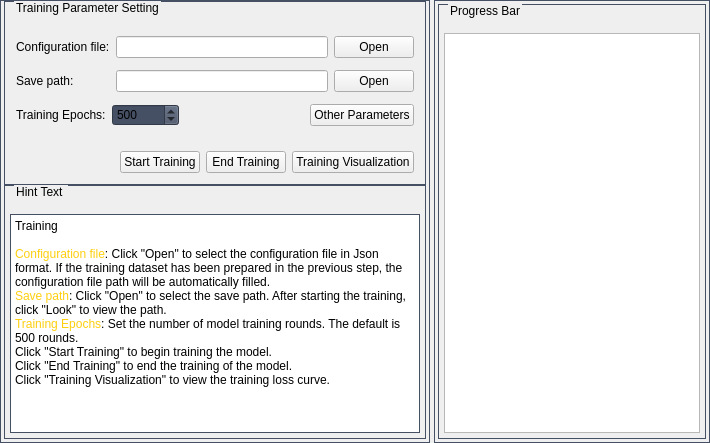
       <widget class="QWidget" name="TrainPage">
        <property name="styleSheet">
         <string notr="true"/>
        </property>
        <layout class="QHBoxLayout" name="horizontalLayout_5">
         <property name="leftMargin">
          <number>0</number>
         </property>
         <property name="topMargin">
          <number>0</number>
         </property>
         <property name="rightMargin">
          <number>0</number>
         </property>
         <property name="bottomMargin">
          <number>0</number>
         </property>
         <item>
          <layout class="QHBoxLayout" name="Train_horizontalLayout">
           <property name="spacing">
            <number>4</number>
           </property>
           <item>
            <widget class="QFrame" name="TrainWidget">
             <property name="sizePolicy">
              <sizepolicy hsizetype="Expanding" vsizetype="Expanding">
               <horstretch>1</horstretch>
               <verstretch>0</verstretch>
              </sizepolicy>
             </property>
             <property name="minimumSize">
              <size>
               <width>430</width>
               <height>0</height>
              </size>
             </property>
             <property name="styleSheet">
              <string notr="true">QWidget#TrainWidget {
	border: 1px solid rgb(70,80,100);
}</string>
             </property>
             <property name="frameShape">
              <enum>QFrame::StyledPanel</enum>
             </property>
             <property name="frameShadow">
              <enum>QFrame::Raised</enum>
             </property>
             <layout class="QVBoxLayout" name="verticalLayout_5">
              <property name="leftMargin">
               <number>0</number>
              </property>
              <property name="topMargin">
               <number>0</number>
              </property>
              <property name="rightMargin">
               <number>0</number>
              </property>
              <property name="bottomMargin">
               <number>0</number>
              </property>
              <item>
               <layout class="QVBoxLayout" name="Train_verticalLayout">
                <property name="spacing">
                 <number>0</number>
                </property>
                <item>
                 <widget class="QWidget" name="train_func_widget" native="true">
                  <property name="sizePolicy">
                   <sizepolicy hsizetype="Expanding" vsizetype="Expanding">
                    <horstretch>0</horstretch>
                    <verstretch>5</verstretch>
                   </sizepolicy>
                  </property>
                  <layout class="QVBoxLayout" name="verticalLayout_35">
                   <property name="leftMargin">
                    <number>3</number>
                   </property>
                   <property name="topMargin">
                    <number>0</number>
                   </property>
                   <property name="rightMargin">
                    <number>3</number>
                   </property>
                   <property name="bottomMargin">
                    <number>0</number>
                   </property>
                   <item>
                    <widget class="QGroupBox" name="train_func_groupBox">
                     <property name="minimumSize">
                      <size>
                       <width>0</width>
                       <height>0</height>
                      </size>
                     </property>
                     <property name="styleSheet">
                      <string notr="true">QGroupBox#train_func_groupBox
{
	border: 1px solid rgb(70,80,100);
	margin-top: 3.0ex;
}
QGroupBox#train_func_groupBox::title
{
	subcontrol-origin:margin;
	left: 10px;
}</string>
                     </property>
                     <property name="title">
                      <string>Training Parameter Setting</string>
                     </property>
                     <layout class="QVBoxLayout" name="verticalLayout_36">
                      <property name="leftMargin">
                       <number>3</number>
                      </property>
                      <property name="topMargin">
                       <number>9</number>
                      </property>
                      <property name="rightMargin">
                       <number>3</number>
                      </property>
                      <property name="bottomMargin">
                       <number>3</number>
                      </property>
                      <item>
                       <layout class="QVBoxLayout" name="verticalLayout_6">
                        <property name="leftMargin">
                         <number>3</number>
                        </property>
                        <property name="topMargin">
                         <number>3</number>
                        </property>
                        <property name="rightMargin">
                         <number>3</number>
                        </property>
                        <property name="bottomMargin">
                         <number>3</number>
                        </property>
                        <item>
                         <layout class="QGridLayout" name="gridLayout_7">
                          <property name="leftMargin">
                           <number>3</number>
                          </property>
                          <property name="topMargin">
                           <number>3</number>
                          </property>
                          <property name="rightMargin">
                           <number>3</number>
                          </property>
                          <property name="bottomMargin">
                           <number>3</number>
                          </property>
                          <property name="verticalSpacing">
                           <number>12</number>
                          </property>
                          <item row="1" column="0">
                           <widget class="QLabel" name="label_16">
                            <property name="text">
                             <string>Save path:</string>
                            </property>
                           </widget>
                          </item>
                          <item row="0" column="0">
                           <widget class="QLabel" name="label_3">
                            <property name="text">
                             <string>Configuration file:</string>
                            </property>
                           </widget>
                          </item>
                          <item row="0" column="1">
                           <widget class="QLineEdit" name="train_cfg_lineEdit"/>
                          </item>
                          <item row="0" column="2">
                           <widget class="QPushButton" name="train_cfg_Button">
                            <property name="text">
                             <string>Open</string>
                            </property>
                           </widget>
                          </item>
                          <item row="1" column="2">
                           <widget class="QPushButton" name="train_save_Button">
                            <property name="text">
                             <string>Open</string>
                            </property>
                           </widget>
                          </item>
                          <item row="1" column="1">
                           <widget class="QLineEdit" name="train_save_lineEdit">
                            <property name="readOnly">
                             <bool>true</bool>
                            </property>
                           </widget>
                          </item>
                         </layout>
                        </item>
                        <item>
                         <layout class="QGridLayout" name="gridLayout_5">
                          <property name="leftMargin">
                           <number>3</number>
                          </property>
                          <property name="topMargin">
                           <number>3</number>
                          </property>
                          <property name="rightMargin">
                           <number>3</number>
                          </property>
                          <property name="bottomMargin">
                           <number>3</number>
                          </property>
                          <property name="verticalSpacing">
                           <number>12</number>
                          </property>
                          <item row="0" column="1">
                           <widget class="QSpinBox" name="epoch_spinBox">
                            <property name="styleSheet">
                             <string notr="true">background-color: rgb(70, 80, 100);</string>
                            </property>
                            <property name="minimum">
                             <number>5</number>
                            </property>
                            <property name="maximum">
                             <number>999999</number>
                            </property>
                            <property name="value">
                             <number>500</number>
                            </property>
                           </widget>
                          </item>
                          <item row="0" column="2">
                           <spacer name="horizontalSpacer_6">
                            <property name="orientation">
                             <enum>Qt::Horizontal</enum>
                            </property>
                            <property name="sizeHint" stdset="0">
                             <size>
                              <width>40</width>
                              <height>20</height>
                             </size>
                            </property>
                           </spacer>
                          </item>
                          <item row="0" column="0">
                           <widget class="QLabel" name="label_4">
                            <property name="text">
                             <string>Training Epochs:</string>
                            </property>
                            <property name="alignment">
                             <set>Qt::AlignLeading|Qt::AlignLeft|Qt::AlignVCenter</set>
                            </property>
                           </widget>
                          </item>
                          <item row="0" column="3">
                           <widget class="QPushButton" name="Param_Button">
                            <property name="text">
                             <string>Other Parameters</string>
                            </property>
                           </widget>
                          </item>
                         </layout>
                        </item>
                        <item>
                         <spacer name="verticalSpacer_3">
                          <property name="orientation">
                           <enum>Qt::Vertical</enum>
                          </property>
                          <property name="sizeHint" stdset="0">
                           <size>
                            <width>20</width>
                            <height>40</height>
                           </size>
                          </property>
                         </spacer>
                        </item>
                        <item>
                         <layout class="QHBoxLayout" name="horizontalLayout_11">
                          <property name="leftMargin">
                           <number>3</number>
                          </property>
                          <property name="topMargin">
                           <number>3</number>
                          </property>
                          <property name="rightMargin">
                           <number>3</number>
                          </property>
                          <property name="bottomMargin">
                           <number>3</number>
                          </property>
                          <item>
                           <spacer name="horizontalSpacer_5">
                            <property name="orientation">
                             <enum>Qt::Horizontal</enum>
                            </property>
                            <property name="sizeHint" stdset="0">
                             <size>
                              <width>40</width>
                              <height>20</height>
                             </size>
                            </property>
                           </spacer>
                          </item>
                          <item>
                           <widget class="QPushButton" name="train_start_Button">
                            <property name="text">
                             <string>Start Training</string>
                            </property>
                           </widget>
                          </item>
                          <item>
                           <widget class="QPushButton" name="train_end_Button">
                            <property name="text">
                             <string>End Training</string>
                            </property>
                           </widget>
                          </item>
                          <item>
                           <widget class="QPushButton" name="train_preview_Button">
                            <property name="text">
                             <string>Training Visualization</string>
                            </property>
                           </widget>
                          </item>
                         </layout>
                        </item>
                       </layout>
                      </item>
                     </layout>
                    </widget>
                   </item>
                  </layout>
                 </widget>
                </item>
                <item>
                 <widget class="QWidget" name="train_info_widget" native="true">
                  <property name="sizePolicy">
                   <sizepolicy hsizetype="Expanding" vsizetype="Expanding">
                    <horstretch>0</horstretch>
                    <verstretch>7</verstretch>
                   </sizepolicy>
                  </property>
                  <layout class="QVBoxLayout" name="verticalLayout_33">
                   <property name="leftMargin">
                    <number>3</number>
                   </property>
                   <property name="topMargin">
                    <number>0</number>
                   </property>
                   <property name="rightMargin">
                    <number>3</number>
                   </property>
                   <property name="bottomMargin">
                    <number>3</number>
                   </property>
                   <item>
                    <widget class="QGroupBox" name="train_info_groupBox">
                     <property name="minimumSize">
                      <size>
                       <width>0</width>
                       <height>0</height>
                      </size>
                     </property>
                     <property name="styleSheet">
                      <string notr="true">QGroupBox#train_info_groupBox
{
	border: 1px solid rgb(70,80,100);
	margin-top: 3.0ex;
}
QGroupBox#train_info_groupBox::title
{
	subcontrol-origin:margin;
	left: 10px;
}</string>
                     </property>
                     <property name="title">
                      <string>Hint Text </string>
                     </property>
                     <layout class="QVBoxLayout" name="verticalLayout_34">
                      <property name="leftMargin">
                       <number>3</number>
                      </property>
                      <property name="topMargin">
                       <number>9</number>
                      </property>
                      <property name="rightMargin">
                       <number>3</number>
                      </property>
                      <property name="bottomMargin">
                       <number>3</number>
                      </property>
                      <item>
                       <layout class="QVBoxLayout" name="verticalLayout_32">
                        <item>
                         <widget class="QTextBrowser" name="train_info_textBrowser">
                          <property name="sizePolicy">
                           <sizepolicy hsizetype="Expanding" vsizetype="Expanding">
                            <horstretch>0</horstretch>
                            <verstretch>0</verstretch>
                           </sizepolicy>
                          </property>
                          <property name="styleSheet">
                           <string notr="true">QTextBrowser#train_info_textBrowser {
	border: 1px solid rgb(70,80,100)
}</string>
                          </property>
                          <property name="html">
                           <string>&lt;!DOCTYPE HTML PUBLIC &quot;-//W3C//DTD HTML 4.0//EN&quot; &quot;http://www.w3.org/TR/REC-html40/strict.dtd&quot;&gt;
&lt;html&gt;&lt;head&gt;&lt;meta name=&quot;qrichtext&quot; content=&quot;1&quot; /&gt;&lt;style type=&quot;text/css&quot;&gt;
p, li { white-space: pre-wrap; }
&lt;/style&gt;&lt;/head&gt;&lt;body style=&quot; font-family:'微软雅黑'; font-size:9pt; font-weight:400; font-style:normal;&quot;&gt;
&lt;p style=&quot; margin-top:0px; margin-bottom:0px; margin-left:0px; margin-right:0px; -qt-block-indent:0; text-indent:0px;&quot;&gt;Training&lt;/p&gt;
&lt;p style=&quot;-qt-paragraph-type:empty; margin-top:0px; margin-bottom:0px; margin-left:0px; margin-right:0px; -qt-block-indent:0; text-indent:0px; color:#ffcf0f;&quot;&gt;&lt;br /&gt;&lt;/p&gt;
&lt;p style=&quot; margin-top:0px; margin-bottom:0px; margin-left:0px; margin-right:0px; -qt-block-indent:0; text-indent:0px;&quot;&gt;&lt;span style=&quot; color:#ffcf0f;&quot;&gt;Configuration file&lt;/span&gt;: Click &amp;quot;Open&amp;quot; to select the configuration file in Json format. If the training dataset has been prepared in the previous step, the configuration file path will be automatically filled.&lt;/p&gt;
&lt;p style=&quot; margin-top:0px; margin-bottom:0px; margin-left:0px; margin-right:0px; -qt-block-indent:0; text-indent:0px;&quot;&gt;&lt;span style=&quot; color:#ffcf0f;&quot;&gt;Save path&lt;/span&gt;: Click &amp;quot;Open&amp;quot; to select the save path. After starting the training, click &amp;quot;Look&amp;quot; to view the path. &lt;/p&gt;
&lt;p style=&quot; margin-top:0px; margin-bottom:0px; margin-left:0px; margin-right:0px; -qt-block-indent:0; text-indent:0px;&quot;&gt;&lt;span style=&quot; color:#ffcf0f;&quot;&gt;Training Epochs&lt;/span&gt;: Set the number of model training rounds. The default is 500 rounds.&lt;/p&gt;
&lt;p style=&quot; margin-top:0px; margin-bottom:0px; margin-left:0px; margin-right:0px; -qt-block-indent:0; text-indent:0px;&quot;&gt;Click &amp;quot;Start Training&amp;quot; to begin training the model.&lt;/p&gt;
&lt;p style=&quot; margin-top:0px; margin-bottom:0px; margin-left:0px; margin-right:0px; -qt-block-indent:0; text-indent:0px;&quot;&gt;Click &amp;quot;End Training&amp;quot; to end the training of the model.&lt;/p&gt;
&lt;p style=&quot; margin-top:0px; margin-bottom:0px; margin-left:0px; margin-right:0px; -qt-block-indent:0; text-indent:0px;&quot;&gt;Click &amp;quot;Training Visualization&amp;quot; to view the training loss curve.&lt;/p&gt;&lt;/body&gt;&lt;/html&gt;</string>
                          </property>
                         </widget>
                        </item>
                       </layout>
                      </item>
                     </layout>
                    </widget>
                   </item>
                  </layout>
                 </widget>
                </item>
               </layout>
              </item>
             </layout>
            </widget>
           </item>
           <item>
            <widget class="QFrame" name="TrainFrame">
             <property name="sizePolicy">
              <sizepolicy hsizetype="Expanding" vsizetype="Expanding">
               <horstretch>36</horstretch>
               <verstretch>1</verstretch>
              </sizepolicy>
             </property>
             <property name="styleSheet">
              <string notr="true">QWidget#TrainFrame {
	border: 1px solid rgb(70,80,100);
}</string>
             </property>
             <property name="frameShape">
              <enum>QFrame::StyledPanel</enum>
             </property>
             <property name="frameShadow">
              <enum>QFrame::Raised</enum>
             </property>
             <layout class="QVBoxLayout" name="verticalLayout_38">
              <property name="leftMargin">
               <number>3</number>
              </property>
              <property name="topMargin">
               <number>3</number>
              </property>
              <property name="rightMargin">
               <number>3</number>
              </property>
              <property name="bottomMargin">
               <number>3</number>
              </property>
              <item>
               <widget class="QGroupBox" name="train_progress_groupBox">
                <property name="styleSheet">
                 <string notr="true">QGroupBox#train_progress_groupBox
{
	border: 1px solid rgb(70,80,100);
	margin-top: 3.0ex;
}
QGroupBox#train_progress_groupBox::title
{
	subcontrol-origin:margin;
	left: 10px;
}</string>
                </property>
                <property name="title">
                 <string>Progress Bar</string>
                </property>
                <layout class="QVBoxLayout" name="verticalLayout_23">
                 <property name="leftMargin">
                  <number>3</number>
                 </property>
                 <property name="rightMargin">
                  <number>3</number>
                 </property>
                 <property name="bottomMargin">
                  <number>3</number>
                 </property>
                 <item>
                  <layout class="QVBoxLayout" name="verticalLayout_37">
                   <item>
                    <widget class="QListWidget" name="train_result_listWidget">
                     <property name="styleSheet">
                      <string notr="true"/>
                     </property>
                    </widget>
                   </item>
                  </layout>
                 </item>
                </layout>
               </widget>
              </item>
             </layout>
            </widget>
           </item>
          </layout>
         </item>
        </layout>
       </widget>
